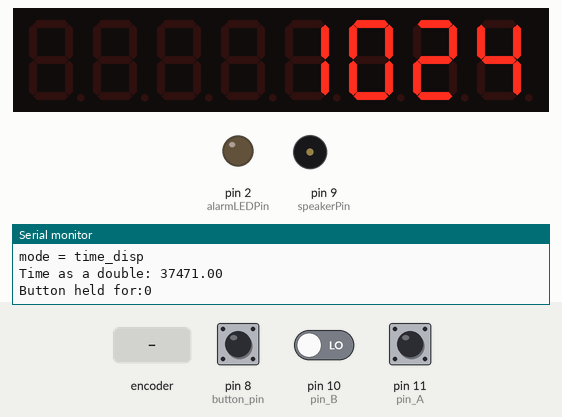
Bench run of a sketch on a simulated Arduino Uno, built with avr-gcc and run on an emulated ATmega328P. Parts: 8-digit seven-segment display, output pins drawn as LEDs (lit = HIGH), buzzer (waves = sounding, pin HIGH), the last lines printed to the serial monitor. The test bench sets the inputs (shaded band); at power-on: pin 8 (button_pin) LOW, pin 10 (pin_B) LOW, pin 11 (pin_A) HIGH. The local clock reads 2024-03-15 10:24:30 at power-on unless the sketch sets it.

Above: at 1.2 s.
1.3 s: rotary encoder on pin 11 (pin_A) / pin 10 (pin_B) turned 3 steps (first pin leading)
5.0 s: pin 8 (button_pin) pulled HIGH for 3.2 s
At 8.77 s:
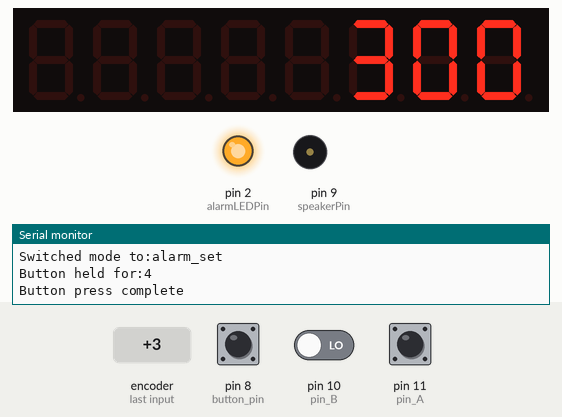
8.8 s: pin 8 (button_pin) pulled HIGH for 1 s
At 9.4 s:
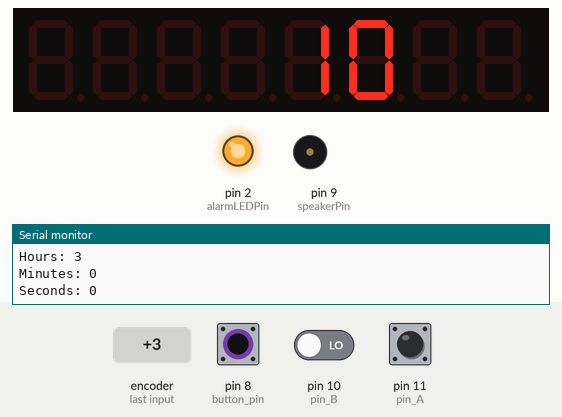
11.3 s: rotary encoder on pin 11 (pin_A) / pin 10 (pin_B) turned 1 step (first pin leading)
At 12.4 s:
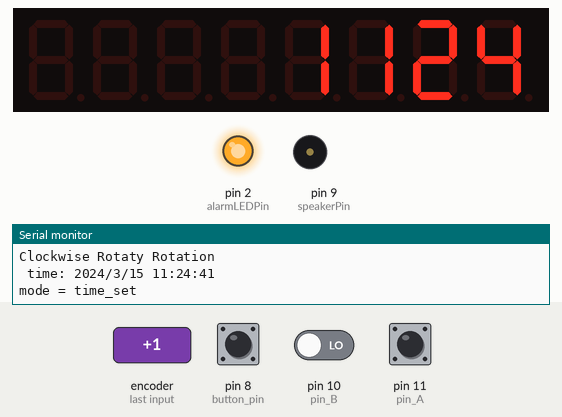
Timing chart, 0 to 14.0 s (numbered marks = the images above; inputs shaded):
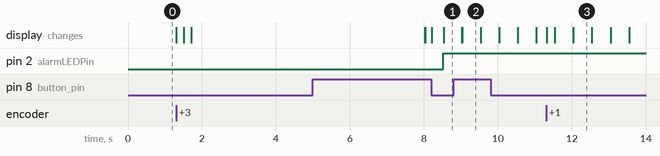

The sketch:

Alarm_Clock_MAX7219.ino
```cpp
// Date and time functions using a DS1307 RTC connected via I2C and Wire lib

#include <Wire.h>
#include "RTClib.h"
#include <LedControl.h> // For more info see http://www.wayoda.org/arduino/ledcontrol/index.html

RTC_DS1307 RTC;

LedControl mydisplay = LedControl(3, 4, 5, 1);

int adjust_amount = 60;    // how many seconds to adjust the time by
int multiplier = 1; // This mutliplier is used to change to hour adjustment
unsigned long currentTime;
unsigned long loopTime;
const int pin_A = 11;  // Rotary encoder pin A
const int pin_B = 10;  // Rotary encoder pin B

const int button_pin = 8;
unsigned char encoder_A;
unsigned char encoder_B;
unsigned char encoder_A_prev=0;
int current_count;
char* mode = "time_disp";
char* sub_mode = "minute_set";
char* mode_str[] = {"Tacos","Clock","Alarm Set"};
double alarm = 10800; // Alarm default in seconds
int alarm_array[6];
int current_time_array[6];
int old_second = 0; //This is used for the tick mechanism
int now_second = 0;
int unixtime_int = 0;
int display_array[6];
int time_format = 12;
boolean button_hi = false;
int button_state = 0;
int button_counter = 0; // This is used to detect how long the button is held for
int timeout = 0; // Time out for not pushing the button for a while
int blink = 1; // This is used for blinking numbers while adjusting time
double second_timer[1] = {0}; // This is use dto keep track of the timer used to tick for each second
double half_second_timer[1] = {0}; // This is use dto keep track of the timer used to tick for each second
int PM = 0; // This is the indicator that time is in PM
int button_press_initiate[1];
int button_press_completed[1];
int button_pushed = 0; // This is the indicator that the button was pushed and released
int alarm_tone = 1000; // This is the frequency for the alarm buzzer
int speakerPin = 9; // This is the pin used by the alarm buzzer
int alarmLEDPin = 2; // This is the pin used to indicate if the alarm is on
boolean alarm_on = false;
unsigned long double_click_timeout;
int click_once = 0; // This integer is used to store the fact that we have one click and are looking for the second to occur before the delay
int double_clicked = 0; // This tells us if a double click occured.

boolean Alarm_DP = false; //Indicate if the alarm decimal point should be lit
boolean PM_DP = false; //Indicate if the PM decimal point should be lit
boolean DP = false; //A general decimal point variable
int LCD_brightness = 7;
int rotary = 0;

void setup () {

mydisplay.shutdown(0, false);  // turns on display
mydisplay.setIntensity(0, LCD_brightness); // 15 = brightest

    pinMode(pin_A, INPUT);
    pinMode(pin_B, INPUT);
    pinMode(button_pin, INPUT);
    pinMode (speakerPin, OUTPUT);
    pinMode (alarmLEDPin, OUTPUT);


    Serial.begin(57600);
    Wire.begin();
    RTC.begin();
	DateTime now = RTC.now();
	int now_second = now.second();
	old_second = now_second;
    //DateTime now = RTC.now();


  if (! RTC.isrunning()) {
    Serial.println("RTC is NOT running!");
  }

    // following line sets the RTC to the date & time this sketch was compiled
    //RTC.adjust(DateTime(__DATE__, __TIME__));
}


void printtime(DateTime time){ // This function mainly used for debugging purposes
    Serial.print(" time: ");
    Serial.print(time.year(), DEC);
    Serial.print('/');
    Serial.print(time.month(), DEC);
    Serial.print('/');
    Serial.print(time.day(), DEC);
    Serial.print(' ');
    Serial.print(time.hour(), DEC);
    Serial.print(':');
    Serial.print(time.minute(), DEC);
    Serial.print(':');
    Serial.print(time.second(), DEC);
    Serial.println();
    Serial.print("mode = ");
    Serial.print(mode);
    Serial.println();
}

void time_to_ints(DateTime time, int time_array[6]){
    int year_int, month_int, day_int, hour_int, minute_int, second_int;
    year_int = time.year();
    month_int = time.month();
    day_int = time.day();
    hour_int = time.hour();
    minute_int = time.minute();
    second_int = time.second();
    time_array[0] = year_int;
    time_array[1] = month_int;
    time_array[2] = day_int;
    time_array[3] = hour_int;
    time_array[4] = minute_int;
    time_array[5] =  second_int;
}

double time_to_double(DateTime time){
    double year_int, month_int, day_int, hour_int, minute_int, second_int;
    year_int = time.year();
    month_int = time.month();
    day_int = time.day();
    hour_int = time.hour();
    minute_int = time.minute();
    second_int = time.second();
    double seconds = hour_int*3600+minute_int*60+second_int;
    return seconds;
}

void print_time_array_separated(int time_array[6]){
  Serial.println();
  Serial.print("Hours: ");
  Serial.println(time_array[3]);
  Serial.print("Minutes: ");
  Serial.println(time_array[4]);
  Serial.print("Seconds: ");
  Serial.println(time_array[5]);

}

int tick(int delay, double timekeeper[1]){
currentTime = millis();
if(currentTime >= (timekeeper[0] + delay)){
	timekeeper[0] = currentTime;
	return 1;
  }
else {return 0;}
}

void secs_to_hms(double secs_in, int time_array[6]){
    double hours = floor(secs_in/3600);
    double minutes = floor(((secs_in - hours*3600)/60));
    double seconds = floor((secs_in - hours*3600 - minutes*60));
    int hour_int = hours;
    int minute_int = minutes;
    int second_int = seconds;
    time_array[3] = hour_int;
    time_array[4] = minute_int;
    time_array[5] = second_int;
}

double time_array_to_secs(int time_array[6]){
    return time_array[3]*60*60 + time_array[4]*60 + time_array[5];
}

void time_array_to_digit_array(int time_array[6], int digit_array[6]){
  int hours = time_array[3];
  int minutes = time_array[4];
  int seconds = time_array[5];
  PM = 0; // AM until proven PM

  if (time_format == 12){
	if (hours == 12){PM = 1;}
	else if (hours > 12) {
		hours -= 12;
		PM = 1;
	}
	else if (hours == 0){
	hours = 12;
	PM = 0;
	}
  }

  if (hours < 10 && hours > 0){
    digit_array[0] = 10; // 10 will be the designation for not displaying anything
    digit_array[1] = hours;
  }
  else {
    digit_array[0] = hours/10;
    digit_array[1] = hours%10;
  }
  if (minutes < 10){
  digit_array[2] = 0; // 10 will be the designation for not displaying anything
  digit_array[3] = minutes;
  }
  else {
    digit_array[2] = minutes/10;
    digit_array[3] = minutes%10;
  }
  if (time_format == 24){PM = 0;} // The PM LED is not needed in 24 hour time format

  // Serial.print("Digit 1:");
  // Serial.print(digit_array[0]);
  // Serial.println();
  // Serial.print("Digit 2:");
  // Serial.print(digit_array[1]);
  // Serial.println();
  // Serial.print("Digit 3:");
  // Serial.print(digit_array[2]);
  // Serial.println();
  // Serial.print("Digit 4:");
  // Serial.print(digit_array[3]);
  // Serial.println();
}

int rotary_check(){
int rotation = 0;
    encoder_A = digitalRead(pin_A);    // Read encoder pins, this should be turned into a function!!!!!!!!!!!!!!!!!!!!!!!!!
    encoder_B = digitalRead(pin_B);
		if((!encoder_A) && (encoder_A_prev)){
		  // A has gone from high to low
		  if(encoder_B) {rotation = 1;
                  Serial.println("Clockwise Rotaty Rotation");
                  }
		  else {rotation = -1;
                  Serial.println("Counter-Clockwise Rotaty Rotation");
                  }
		}
		encoder_A_prev = encoder_A;
return rotation;
}

int button_press (int button_indicator, int button_press_initiated[1], int button_press_complete[1]){
	if (button_indicator == 0 && button_press_initiated[0] == 1) {
	button_press_complete[0] = 1;
	Serial.print("Button press complete");
	Serial.println();
	button_press_initiated[0] = 0;
	}
	else if (button_indicator == 1){
	button_press_initiated[0] = 1;
	button_press_complete[0] = 0;
	}
	else {button_press_complete[0] = 0;}
return button_press_complete[0];
}

void buzz(int tone) {
    digitalWrite(speakerPin, HIGH);
    delayMicroseconds(tone);
    digitalWrite(speakerPin, LOW);
    delayMicroseconds(tone);
}

int double_click(int delay){
int double_click_complete;
	if (button_pushed == 1){
		if (click_once == 1 && millis() <= double_click_timeout + delay){
		double_click_complete = 1;
		Serial.print("Second click of couble click");
		Serial.println();
		}
		else if (click_once == 0) {
		click_once = 1;
		double_click_complete = 0;
		double_click_timeout = millis();
		Serial.print("First click of couble click");
		Serial.println();
		}
	}
	if (button_pushed == 0 && millis() >= double_click_timeout + delay){
	click_once = 0;
	double_click_complete = 0;
	}
return double_click_complete;
}

// _____________ PROGRAM STARTS HERE: _____________//

void loop () {

DateTime now = RTC.now();
time_to_ints(now, current_time_array);

button_state = digitalRead(button_pin);
button_pushed = button_press (button_state, button_press_initiate, button_press_completed);
if (button_state == HIGH){
 button_hi = true;
 timeout = 0;
}
else {
 button_hi = false;
}

if (PM == 1){PM_DP = true;}
else{PM_DP = false;}

//time_to_ints(now, current_time_array);

// The following checks the alarm condition:
if (alarm == time_to_double(now) && alarm_on == true){
  mode = "alarm_sound";
}

// The following checks to see if the rotary encoder has been rotated:

rotary = rotary_check();

 if(mode == "time_disp"){ // This is current time mode
   currentTime = millis();
   time_array_to_digit_array(current_time_array, display_array);

if (alarm_on == true){Alarm_DP = true;} // This indicates if the alarm is on
else {Alarm_DP = false;}

// The following is to adjust the brightness of the display with the encoder

if (rotary == 1) {if (LCD_brightness < 15){LCD_brightness ++;}}
else if (rotary == -1) {if (LCD_brightness > 0){LCD_brightness --;}}

double_clicked = double_click(1000);
if (double_clicked == 1){
alarm_on = !alarm_on;
click_once = 0;
double_clicked = 0;
		Serial.print("ALARM STATUS CHANGE");
		Serial.println();
}

 // get the current elapsed time
    // 5ms since last check of encoder = 200Hz

// New tick mechanism:


if (tick(1000, second_timer) == 1){
  Serial.print("Unix time: ");
  Serial.print(now.unixtime());
  Serial.println();
  printtime(now);
  old_second = now_second;
  Serial.print("Time as a double: ");
  Serial.print(time_to_double(now));
  Serial.println();
  if (button_hi == true){ // This code checks to see if the button has been held down long enough to set alarm
    if (button_counter >= 3) {
      mode = "alarm_set";
	  sub_mode = "hour_set";
    Serial.print("Switched mode to:");
    Serial.print(mode);
    Serial.println();
	button_pushed = 0;
    }
    button_counter += 1;
  }
  else {
   button_counter = 0;
  }
  Serial.print("Button held for:");
  Serial.print(button_counter);
  Serial.println();
}

}

  if(mode == "time_set"){ // This is time set mode
	if (button_pushed == 1 && sub_mode == "minute_set") {sub_mode = "hour_set";}
	else if (button_pushed == 1 && sub_mode == "hour_set") {
		sub_mode = "minute_set";
		button_pushed = 0;
	}
	time_array_to_digit_array(current_time_array, display_array);
 	if (sub_mode == "minute_set"){multiplier = 1;}
	else if (sub_mode == "hour_set"){multiplier = 60;}
        if (rotary == 1){
	  timeout = 0;
	  blink = 1; // This ensures the digits are visible while adjusting time
	  now = RTC.now();
	  DateTime then(now.unixtime() + adjust_amount*multiplier); // one hour later
	  RTC.adjust(then);
	  now = RTC.now();
	  printtime(now);
	}
        else if (rotary == -1){
       	  timeout = 0;
	  blink = 1;
	  now = RTC.now();
	  DateTime then(now.unixtime() - adjust_amount*multiplier); // one hour later
	  RTC.adjust(then);
	  now = RTC.now();
	  printtime(now);
	}

	time_array_to_digit_array(current_time_array, display_array);

	if (blink == 0 && sub_mode == "minute_set"){
		display_array[2] = 10;
		display_array[3] = 10;
		}
	if (blink == 0 && sub_mode == "hour_set"){
		display_array[0] = 10;
		display_array[1] = 10;
		}

	if (tick(1000, second_timer) == 1){
	  timeout += 1;
	  if (timeout >= 10){ // If the button is not pressed for 10 seconds
		mode = "time_disp";
		timeout = 0;
		Serial.print("Timeout, switching to clock mode");
		Serial.println();
	  }
	if (button_hi == true){ // This code checks to see if the button has been held down long enough to set alarm
		if (button_counter >= 3) {
			mode = "alarm_set";
			sub_mode = "hour_set";
			Serial.print("Switched mode to:");
			Serial.print(mode);
			Serial.println();
			button_pushed = 0;
			}
		button_counter += 1;
	}
	else {button_counter = 0;}
	  // Serial.print("Time Set Mode");
	  // Serial.println();
	  // print_time_array_separated(current_time_array);
	}

	if (tick(500, half_second_timer) == 1){
		if ((sub_mode == "minute_set" || sub_mode == "hour_set") && blink == 0){
			blink = 1;
		}
		else if ((sub_mode == "minute_set" || sub_mode == "hour_set") && blink == 1){
			blink = 0;
		}
	}
}

 if(mode == "alarm_set"){ // This is alarm set mode

// digitalWrite(alarmLEDPin, HIGH); // This shows that we are setting the alarm. This will blink.

  if (button_pushed == 1 && sub_mode == "minute_set") {sub_mode = "hour_set";}
  else if (button_pushed == 1 && sub_mode == "hour_set") {sub_mode = "minute_set";}

  secs_to_hms(alarm, alarm_array);

  if (sub_mode == "minute_set"){multiplier = 1;}
  else if (sub_mode == "hour_set"){multiplier = 60;}

  if (rotary != 0){
    digitalWrite(alarmLEDPin, HIGH);
    timeout = 0;
    blink = 1;
  }
   if (rotary == 1){alarm += adjust_amount*multiplier;}
   else if (rotary == -1){alarm -= adjust_amount*multiplier;}
   if (alarm > 86400) {alarm -= 86400;}
   if (alarm < 0) {alarm += 86400;}


  time_array_to_digit_array(alarm_array, display_array);

if (blink == 0 && sub_mode == "minute_set"){
	display_array[2] = 10;
	display_array[3] = 10;
	// digitalWrite(alarmLEDPin, LOW);
	}
if (blink == 0 && sub_mode == "hour_set"){
	display_array[0] = 10;
	display_array[1] = 10;
	// digitalWrite(alarmLEDPin, LOW);
	}


	if (tick(1000, second_timer) == 1){
		Serial.print("Alarm as int:");
		Serial.println(alarm);
	  timeout += 1;
	  if (timeout >= 10){ // If the button is not pressed for 10 seconds
		mode = "time_disp";
		timeout = 0;
		Serial.print("Timeout, switching to clock mode");
		Serial.println();
	  }
	if (button_hi == true){ // This code checks to see if the button has been held down long enough to set alarm
		if (button_counter >= 3) {
			mode = "time_set";
			sub_mode = "minute_set";
			Serial.print("Switched mode to:");
			Serial.print(mode);
			Serial.println();
			button_pushed = 0;
			}
		button_counter += 1;
	}
	else {button_counter = 0;}
	  Serial.print("Alarm Set Mode");
	  Serial.println();
	  print_time_array_separated(alarm_array);
	}

	if (tick(500, half_second_timer) == 1){
		if ((sub_mode == "minute_set" || sub_mode == "hour_set") && blink == 0){
		blink = 1;
		digitalWrite(alarmLEDPin, HIGH);
		}
		else if ((sub_mode == "minute_set" || sub_mode == "hour_set") && blink == 1){
		blink = 0;
		digitalWrite(alarmLEDPin, LOW);
		}
	}
}

if(mode == "alarm_sound"){ // This is alarm mode. Current problem is display_array doesn't get updated

time_array_to_digit_array(current_time_array, display_array);

	if (blink == 0){
           for (int digit = 0; digit < 4; digit++)  {display_array[digit] = 10;}
		buzz(alarm_tone);
	}
if (tick(500, second_timer) == 1){
	if (blink == 0){blink = 1;}
	else if (blink == 1){blink = 0;}
		Serial.print("Alarm!!!!");
		Serial.println();
	}
	if (button_pushed == 1){mode = "time_disp";}
}

// At the end of each cycle, send display array to the 4 digit display

 for (int digit = 0; digit < 4; digit++)  {
   if (digit == 3){DP = PM_DP;}
   else if (digit == 0){DP = Alarm_DP;}
   else {DP = false;}

   if (display_array[digit] == 10){          // This is the convention for a blank digit
    mydisplay.setChar(0,3-digit,' ', DP); // This is how you print a blank digit (as a space character)
   }
   else {mydisplay.setDigit(0, 3-digit, display_array[digit], DP);}
 }

 mydisplay.setIntensity(0, LCD_brightness); // 15 = brightest

}
```

Measured:
- after the input at 5.0 s, pin 2 (alarmLEDPin): LOW → HIGH after 3.5 s; the display: changes after 3.0 s (image 1)
- after the input at 8.8 s, pin 2 (alarmLEDPin): stops changing and stays HIGH; the display: first changes after 0.22 s (image 2 shows a later state)
- after the input at 11.3 s, the display: changes at once (image 3)
- what the display in image 2 shows lasts 0.5 s, from 9.0 s to 9.5 s
